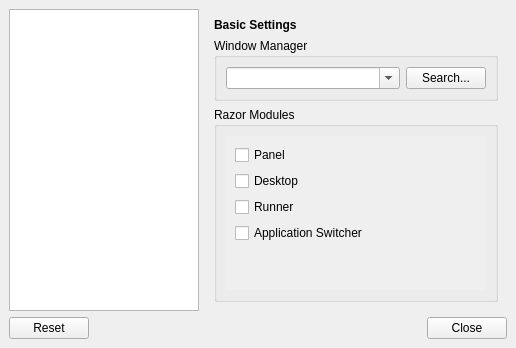
<?xml version="1.0" encoding="UTF-8"?>
<ui version="4.0">
 <class>SessionConfigWindow</class>
 <widget class="QMainWindow" name="SessionConfigWindow">
  <property name="geometry">
   <rect>
    <x>0</x>
    <y>0</y>
    <width>516</width>
    <height>348</height>
   </rect>
  </property>
  <property name="windowTitle">
   <string>Razor Session Configuration</string>
  </property>
  <widget class="QWidget" name="centralwidget">
   <layout class="QVBoxLayout" name="verticalLayout">
    <item>
     <layout class="QHBoxLayout" name="horizontalLayout">
      <item>
       <widget class="PageSelectWidget" name="listWidget">
        <property name="sizePolicy">
         <sizepolicy hsizetype="Preferred" vsizetype="Expanding">
          <horstretch>0</horstretch>
          <verstretch>0</verstretch>
         </sizepolicy>
        </property>
        <property name="horizontalScrollBarPolicy">
         <enum>Qt::ScrollBarAlwaysOff</enum>
        </property>
        <property name="textElideMode">
         <enum>Qt::ElideNone</enum>
        </property>
        <property name="movement">
         <enum>QListView::Static</enum>
        </property>
        <property name="resizeMode">
         <enum>QListView::Adjust</enum>
        </property>
       </widget>
      </item>
      <item>
       <widget class="QStackedWidget" name="stackedWidget">
        <property name="sizePolicy">
         <sizepolicy hsizetype="Preferred" vsizetype="Preferred">
          <horstretch>1</horstretch>
          <verstretch>0</verstretch>
         </sizepolicy>
        </property>
        <property name="currentIndex">
         <number>0</number>
        </property>
        <widget class="QWidget" name="corePage">
         <layout class="QGridLayout" name="gridLayout_5">
          <item row="1" column="0">
           <widget class="QGroupBox" name="groupBox">
            <property name="title">
             <string>Window Manager</string>
            </property>
            <layout class="QGridLayout" name="gridLayout_2">
             <item row="0" column="0">
              <widget class="QComboBox" name="wmComboBox">
               <property name="sizePolicy">
                <sizepolicy hsizetype="MinimumExpanding" vsizetype="Fixed">
                 <horstretch>0</horstretch>
                 <verstretch>0</verstretch>
                </sizepolicy>
               </property>
               <property name="editable">
                <bool>true</bool>
               </property>
              </widget>
             </item>
             <item row="0" column="1">
              <widget class="QPushButton" name="findWmButton">
               <property name="text">
                <string>Search...</string>
               </property>
              </widget>
             </item>
            </layout>
           </widget>
          </item>
          <item row="2" column="0">
           <widget class="QGroupBox" name="groupBox_2">
            <property name="title">
             <string>Razor Modules</string>
            </property>
            <layout class="QGridLayout" name="gridLayout_3">
             <item row="0" column="0">
              <widget class="QScrollArea" name="scrollArea">
               <property name="frameShape">
                <enum>QFrame::NoFrame</enum>
               </property>
               <property name="widgetResizable">
                <bool>true</bool>
               </property>
               <widget class="QWidget" name="scrollAreaWidgetContents">
                <property name="geometry">
                 <rect>
                  <x>0</x>
                  <y>0</y>
                  <width>303</width>
                  <height>137</height>
                 </rect>
                </property>
                <layout class="QGridLayout" name="gridLayout_4">
                 <item row="0" column="0">
                  <widget class="QCheckBox" name="panelCheckBox">
                   <property name="text">
                    <string>Panel</string>
                   </property>
                  </widget>
                 </item>
                 <item row="1" column="0">
                  <widget class="QCheckBox" name="desktopCheckBox">
                   <property name="text">
                    <string>Desktop</string>
                   </property>
                  </widget>
                 </item>
                 <item row="2" column="0">
                  <widget class="QCheckBox" name="runnerCheckBox">
                   <property name="text">
                    <string>Runner</string>
                   </property>
                  </widget>
                 </item>
                 <item row="3" column="0">
                  <widget class="QCheckBox" name="appswitcherCheckBox">
                   <property name="text">
                    <string>Application Switcher</string>
                   </property>
                  </widget>
                 </item>
                 <item row="4" column="0">
                  <spacer name="verticalSpacer">
                   <property name="orientation">
                    <enum>Qt::Vertical</enum>
                   </property>
                   <property name="sizeHint" stdset="0">
                    <size>
                     <width>20</width>
                     <height>23</height>
                    </size>
                   </property>
                  </spacer>
                 </item>
                </layout>
               </widget>
              </widget>
             </item>
            </layout>
           </widget>
          </item>
          <item row="0" column="0">
           <widget class="QLabel" name="label">
            <property name="font">
             <font>
              <weight>75</weight>
              <bold>true</bold>
             </font>
            </property>
            <property name="text">
             <string>Basic Settings</string>
            </property>
           </widget>
          </item>
         </layout>
        </widget>
        <widget class="QWidget" name="defaultAppsPage">
         <layout class="QGridLayout" name="gridLayout_8">
          <item row="0" column="0">
           <widget class="QLabel" name="label_4">
            <property name="font">
             <font>
              <weight>75</weight>
              <bold>true</bold>
             </font>
            </property>
            <property name="text">
             <string>Default Applications</string>
            </property>
           </widget>
          </item>
          <item row="1" column="0">
           <widget class="QScrollArea" name="scrollArea_2">
            <property name="frameShape">
             <enum>QFrame::NoFrame</enum>
            </property>
            <property name="widgetResizable">
             <bool>true</bool>
            </property>
            <widget class="QWidget" name="scrollAreaWidgetContents_2">
             <property name="geometry">
              <rect>
               <x>0</x>
               <y>0</y>
               <width>348</width>
               <height>86</height>
              </rect>
             </property>
             <layout class="QGridLayout" name="gridLayout_9">
              <item row="0" column="0">
               <widget class="QLabel" name="label_5">
                <property name="text">
                 <string>Terminal Emulation:</string>
                </property>
               </widget>
              </item>
              <item row="0" column="1">
               <widget class="QComboBox" name="terminalComboBox">
                <property name="sizePolicy">
                 <sizepolicy hsizetype="Expanding" vsizetype="Fixed">
                  <horstretch>0</horstretch>
                  <verstretch>0</verstretch>
                 </sizepolicy>
                </property>
                <property name="editable">
                 <bool>true</bool>
                </property>
               </widget>
              </item>
              <item row="0" column="2">
               <widget class="QPushButton" name="terminalButton">
                <property name="text">
                 <string>Search...</string>
                </property>
               </widget>
              </item>
              <item row="1" column="0">
               <widget class="QLabel" name="label_6">
                <property name="text">
                 <string>Web Browser:</string>
                </property>
               </widget>
              </item>
              <item row="1" column="1">
               <widget class="QComboBox" name="browserComboBox">
                <property name="sizePolicy">
                 <sizepolicy hsizetype="Expanding" vsizetype="Fixed">
                  <horstretch>0</horstretch>
                  <verstretch>0</verstretch>
                 </sizepolicy>
                </property>
                <property name="editable">
                 <bool>true</bool>
                </property>
               </widget>
              </item>
              <item row="1" column="2">
               <widget class="QPushButton" name="browserButton">
                <property name="text">
                 <string>Search...</string>
                </property>
               </widget>
              </item>
              <item row="2" column="1">
               <spacer name="verticalSpacer_6">
                <property name="orientation">
                 <enum>Qt::Vertical</enum>
                </property>
                <property name="sizeHint" stdset="0">
                 <size>
                  <width>118</width>
                  <height>186</height>
                 </size>
                </property>
               </spacer>
              </item>
             </layout>
            </widget>
           </widget>
          </item>
         </layout>
        </widget>
        <widget class="QWidget" name="xdgAutostartPage">
         <layout class="QGridLayout" name="gridLayout_10">
          <item row="4" column="1">
           <widget class="QPushButton" name="autoStartDeleteButton">
            <property name="text">
             <string>Delete</string>
            </property>
           </widget>
          </item>
          <item row="2" column="1">
           <widget class="QPushButton" name="autoStartAddButton">
            <property name="text">
             <string>Add</string>
            </property>
           </widget>
          </item>
          <item row="3" column="1">
           <widget class="QPushButton" name="autoStartEditButton">
            <property name="text">
             <string>Edit</string>
            </property>
           </widget>
          </item>
          <item row="0" column="0">
           <widget class="QLabel" name="label_7">
            <property name="font">
             <font>
              <weight>75</weight>
              <bold>true</bold>
             </font>
            </property>
            <property name="text">
             <string>Application Autostart</string>
            </property>
           </widget>
          </item>
          <item row="5" column="1">
           <spacer name="verticalSpacer_7">
            <property name="orientation">
             <enum>Qt::Vertical</enum>
            </property>
            <property name="sizeHint" stdset="0">
             <size>
              <width>20</width>
              <height>40</height>
             </size>
            </property>
           </spacer>
          </item>
          <item row="1" column="1">
           <spacer name="verticalSpacer_8">
            <property name="orientation">
             <enum>Qt::Vertical</enum>
            </property>
            <property name="sizeHint" stdset="0">
             <size>
              <width>20</width>
              <height>40</height>
             </size>
            </property>
           </spacer>
          </item>
          <item row="1" column="0" rowspan="5">
           <widget class="QTreeView" name="xdgAutoStartView">
            <attribute name="headerVisible">
             <bool>false</bool>
            </attribute>
           </widget>
          </item>
         </layout>
        </widget>
        <widget class="QWidget" name="environmentPage">
         <layout class="QGridLayout" name="gridLayout_7">
          <item row="1" column="1">
           <spacer name="verticalSpacer_5">
            <property name="orientation">
             <enum>Qt::Vertical</enum>
            </property>
            <property name="sizeHint" stdset="0">
             <size>
              <width>59</width>
              <height>97</height>
             </size>
            </property>
           </spacer>
          </item>
          <item row="2" column="1">
           <widget class="QPushButton" name="envAddButton">
            <property name="text">
             <string>Add</string>
            </property>
           </widget>
          </item>
          <item row="3" column="1">
           <widget class="QPushButton" name="envDeleteButton">
            <property name="text">
             <string>Delete</string>
            </property>
           </widget>
          </item>
          <item row="4" column="1">
           <spacer name="verticalSpacer_4">
            <property name="orientation">
             <enum>Qt::Vertical</enum>
            </property>
            <property name="sizeHint" stdset="0">
             <size>
              <width>59</width>
              <height>96</height>
             </size>
            </property>
           </spacer>
          </item>
          <item row="0" column="0">
           <widget class="QLabel" name="label_3">
            <property name="font">
             <font>
              <weight>75</weight>
              <bold>true</bold>
             </font>
            </property>
            <property name="text">
             <string>Environment Variables (Advanced)</string>
            </property>
           </widget>
          </item>
          <item row="1" column="0" rowspan="4">
           <widget class="QTreeWidget" name="envTreeWidget">
            <property name="alternatingRowColors">
             <bool>true</bool>
            </property>
            <column>
             <property name="text">
              <string>Variable Name</string>
             </property>
            </column>
            <column>
             <property name="text">
              <string>Value</string>
             </property>
            </column>
           </widget>
          </item>
         </layout>
        </widget>
       </widget>
      </item>
     </layout>
    </item>
    <item>
     <widget class="QDialogButtonBox" name="buttons">
      <property name="standardButtons">
       <set>QDialogButtonBox::Close|QDialogButtonBox::Reset</set>
      </property>
     </widget>
    </item>
   </layout>
  </widget>
 </widget>
 <customwidgets>
  <customwidget>
   <class>PageSelectWidget</class>
   <extends>QListWidget</extends>
   <header location="global">razorqt/pageselectwidget.h</header>
  </customwidget>
 </customwidgets>
 <resources/>
 <connections>
  <connection>
   <sender>listWidget</sender>
   <signal>currentRowChanged(int)</signal>
   <receiver>stackedWidget</receiver>
   <slot>setCurrentIndex(int)</slot>
   <hints>
    <hint type="sourcelabel">
     <x>65</x>
     <y>80</y>
    </hint>
    <hint type="destinationlabel">
     <x>381</x>
     <y>137</y>
    </hint>
   </hints>
  </connection>
  <connection>
   <sender>xdgAutoStartView</sender>
   <signal>doubleClicked(QModelIndex)</signal>
   <receiver>autoStartEditButton</receiver>
   <slot>click()</slot>
   <hints>
    <hint type="sourcelabel">
     <x>274</x>
     <y>149</y>
    </hint>
    <hint type="destinationlabel">
     <x>428</x>
     <y>170</y>
    </hint>
   </hints>
  </connection>
 </connections>
</ui>
